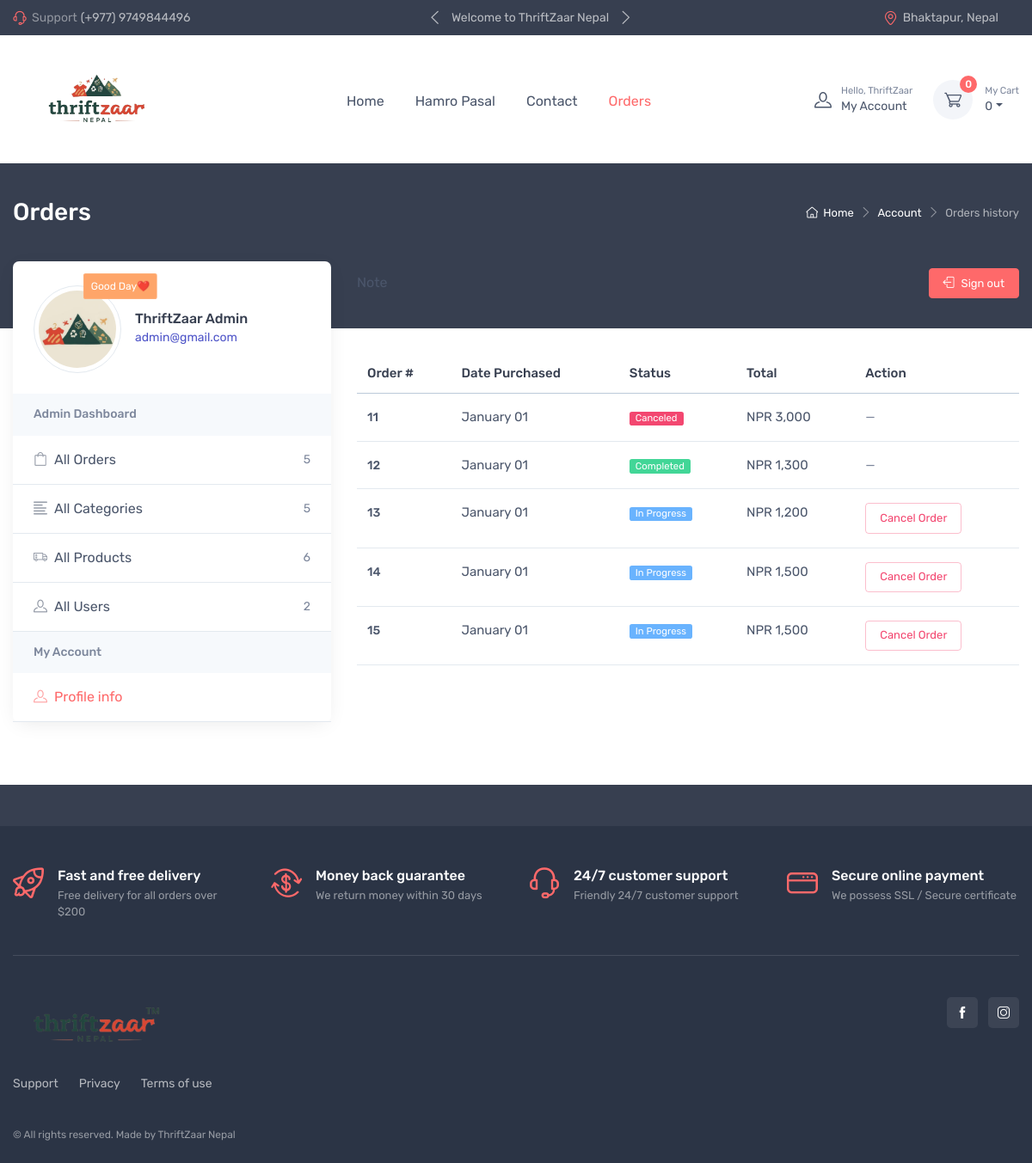
Before: /account-orders.php (signed in) with the older database file.
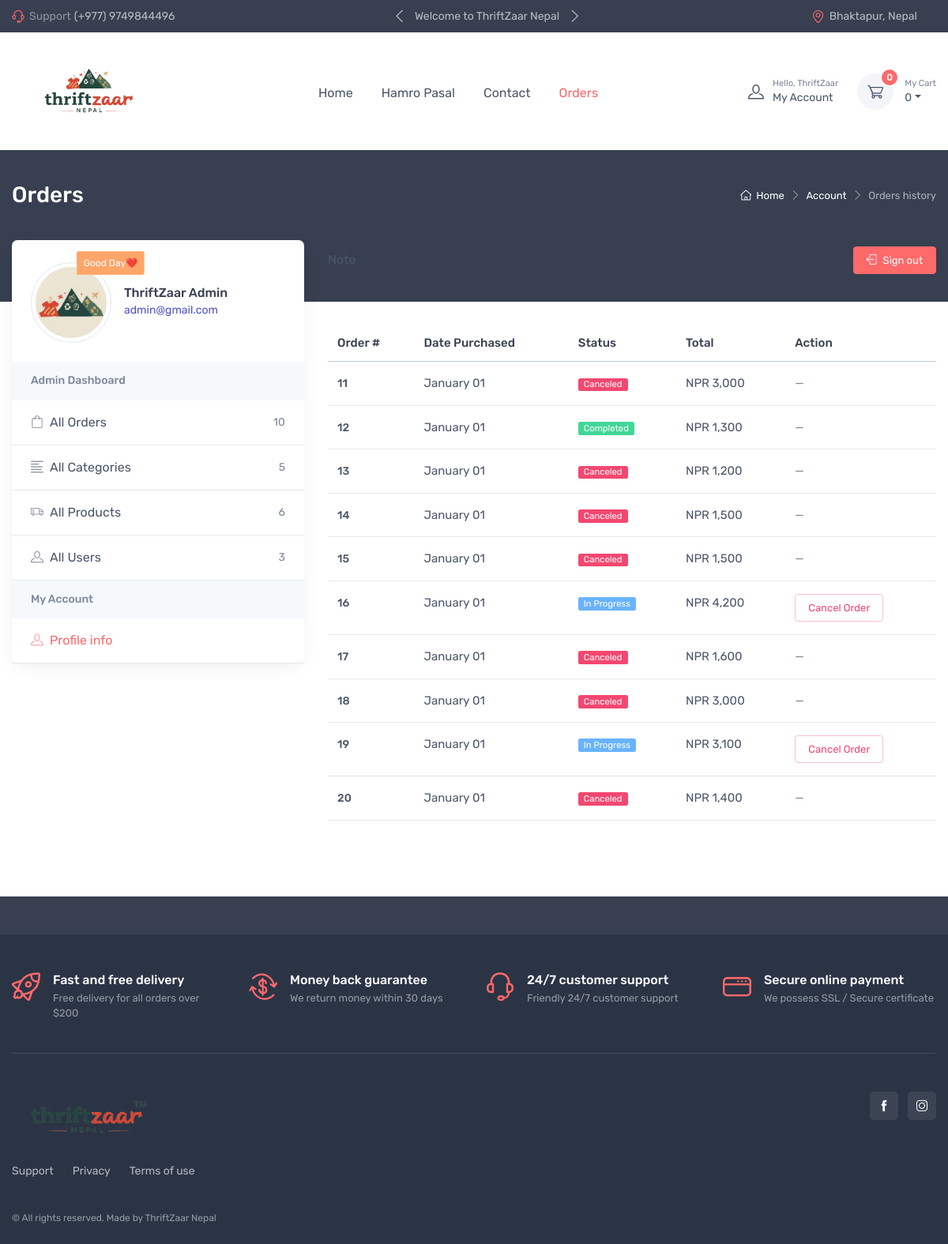
After: the same page with the newer database file.
### tables this page shows
CREATE TABLE `orders` (
  `order_id` int(11) NOT NULL,
  `user_id` int(11) NOT NULL,
  `order_status` int(11) NOT NULL,
  `shipping` text DEFAULT NULL,
  `cart` text NOT NULL,
  `order_time` varchar(255) NOT NULL,
  `total_price` int(11) NOT NULL
);

### modules/config.php (called while the page is built, shortened)
<?php
$conn = mysqli_connect("localhost", "root", "", "thriftzaar");
function url($path)
{
    return BASE_URL . $path;
}
function db_select($table_name, $condition = NULL, $order_by = NULL)
{
    $sql = "SELECT * FROM $table_name";
    if ($order_by != NULL) {
        $sql .= " ORDER BY $order_by";
    }
    global $conn;
    $res = $conn->query($sql);
    $rows = [];
    while ($row = $res->fetch_assoc()) {
        $rows[] = $row;
    }
    return $rows;
}

### account-orders.php (the view, shortened to what this page needs)
<?php
require_once("./modules/config.php");
require_once("./layouts/header.php");
$user_type = $_SESSION["user"]["user_type"];
if ($user_type == 'admin') {
  $orders = db_select("orders",null,"order_id DESC");
}
?>
<div class="page-title-overlap bg-dark pt-4">
  <div class="container d-lg-flex justify-content-between py-2 py-lg-3">
    <div class="order-lg-2 mb-3 mb-lg-0 pt-lg-2">
      <nav aria-label="breadcrumb">
        <ol class="breadcrumb breadcrumb-light flex-lg-nowrap justify-content-center justify-content-lg-start">
          <li class="breadcrumb-item"><a class="text-nowrap" href="index-2.html"><i class="ci-home"></i>Home</a></li>
          <li class="breadcrumb-item text-nowrap"><a href="#">Account</a>
          </li>
          <li class="breadcrumb-item text-nowrap active" aria-current="page">Orders history</li>
        </ol>
      </nav>
    </div>
    <div class="order-lg-1 pe-lg-4 text-center text-lg-start">
      <h1 class="h3 text-light mb-0">Orders</h1>
    </div>
  </div>
</div>
<div class="container pb-5 mb-2 mb-md-4">
  <div class="row">
    <?php require_once("./layouts/account-sidebar.php"); ?>
    <section class="col-lg-8">
      <div class="d-flex justify-content-between align-items-center pt-lg-2 pb-4 pb-lg-5 mb-lg-3">
        Note
        <a class="btn btn-primary btn-sm d-none d-lg-inline-block" href="<?= url("/logout.php") ?>"><i
            class="ci-sign-out me-2"></i>Sign out</a>
      </div>
      <div class="table-responsive fs-md mb-4">
        <table class="table table-hover mb-0">
          <thead class="<?php echo $orders ? '' : 'd-none'; ?>">
            <tr>
              <th>Order #</th>
              <th>Date Purchased</th>
              <th>Status</th>
              <th>Total</th>
              <th>Action</th>
            </tr>
          </thead>
          <tbody>
            <?php
            if ($orders) {
              foreach ($orders as $order) { ?>
                <tr>
                  <td class="py-3">
                    <a class="nav-link-style fw-medium fs-sm" href="#order-details" data-bs-toggle="modal"
                      data-order-id="<?= $order['order_id'] ?>">
                      <?= htmlspecialchars($order['order_id']) ?>
                    </a>
                  </td>
                  <td class="py-3">
                    <?= date("F d", strtotime($order['order_time'])) ?>
                  </td>
                  <td class="py-3">
                    <?php
                    if ($order['order_status'] == 1) {
                      $status_text = 'In Progress';
                      $badge_class = 'bg-info';
                    } elseif ($order['order_status'] == 0) {
                      $status_text = 'Completed';
                      $badge_class = 'bg-success';
                    } elseif ($order['order_status'] == -1) {
                      $status_text = 'Canceled';
                      $badge_class = 'bg-danger';
                    } else {
                      $status_text = 'Unknown';
                      $badge_class = 'bg-secondary';
                    }
                    ?>
                    <span class="badge <?= $badge_class ?> m-0">
                      <?= htmlspecialchars($status_text) ?>
                    </span>
                  </td>
                  <td class="py-3">
                    NPR <?= number_format($order['total_price'], 0) ?>
                  </td>
                  <td class="py-3">
                    <?php if ($order['order_status'] == 1) { ?>
                      <form method="POST" action="cancel-order.php"
                        onsubmit="return confirm('Are you sure you want to cancel this order?');">
                        <button type="submit" class="btn btn-sm btn-outline-danger">
                          Cancel Order
                        </button>
                      </form>
                    <?php } else { ?>
                      <span class="text-muted">—</span>
                    <?php } ?>
                  </td>
                </tr>
              <?php }
            } else {
              require_once('nothing-here.php');
            } ?>
          </tbody>
        </table>
      </div>
    </section>
  </div>
</div>
<?php
require_once("./layouts/footer.php");
?>

Changed rows visible on the page:
changed orders id 13: order_status "In Progress" → "Canceled"; order_status "Cancel Order" → "—"
changed orders id 14: order_status "In Progress" → "Canceled"; order_status "Cancel Order" → "—"
changed orders id 15: order_status "In Progress" → "Canceled"; order_status "Cancel Order" → "—"
added orders: order_id "16", order_time "January 01", order_status "In Progress", total_price "4,200"
added orders: order_id "17", order_time "January 01", order_status "Canceled", total_price "1,600"
added orders: order_id "18", order_time "January 01", order_status "Canceled", total_price "3,000"
added orders: order_id "19", order_time "January 01", order_status "In Progress", total_price "3,100"
added orders: order_id "20", order_time "January 01", order_status "Canceled", total_price "1,400"
Other visible differences:
count($orders): "5" → "10"
count($users): "2" → "3"
